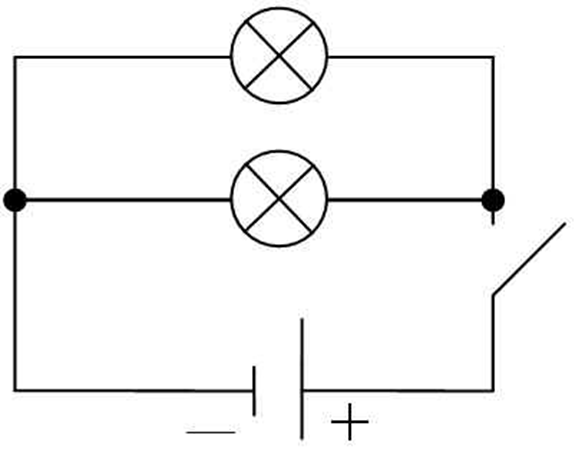
//> input picture 1.bmp, 585 x 449 px
$ ./detection 1.bmp   (built with g++ and OpenCV 4)
//> lines starting //> are read from the running program, lines starting //| are printed output that depends on the picture; after the words box and inside, x2 and y2 are one past the last pixel; in counts of white or black regions, pixels touching at a corner belong together
#include"opencv2/core.hpp"
#include"opencv2/imgproc.hpp"
#include"opencv2/imgcodecs.hpp"
#include"opencv2/highgui.hpp"

#include<stdio.h>
#include<stdlib.h>
#include<math.h>
#include<string>
#include<vector>
#include<fstream>
#include<utility>

//
//	Mat.ptr -> y ; m1[n] -> x
//

double find_cosine(cv::Point pt1, cv::Point pt0, cv::Point pt2)
{
	double dx1 = pt1.x - pt0.x;
	double dy1 = pt1.y - pt0.y;
	double dx2 = pt2.x - pt0.x;
	double dy2 = pt2.y - pt0.y;
	return (dx1 * dx2 + dy1 * dy2) / sqrt((dx1 * dx1 + dy1 * dy1) * (dx2 * dx2 + dy2 * dy2));
}

void init()
{
	cv::namedWindow("TEST");
	cv::namedWindow("TEST2");
	cv::namedWindow("TEST3");
}

void clean()
{
	cv::destroyAllWindows();
}

void find_maxlen(cv::Mat gray, int& maxlen, int& r, int& c)
{
	for(int i = 0; i < gray.rows; i++)
	{
		unsigned char* mat = gray.ptr(i);
		int len = 0;
		for(int j = 0; j < gray.cols; j++)
		{
			if((int)mat[j] < 25)
			{
				len++;
			}
			else
			{
				if(len > maxlen)
				{
					maxlen = len;
					r = i;
					c = j;
				}
				len = 0;
			}
		}
	}
//	printf("maxlen: %i\n", maxlen);
	c -= maxlen / 3;
}
// mat1.at<Point3i>(...).x = mat2.at<uint8_t>(...);
void find_width(cv::Mat gray, int& width, int r, int c)
{
	while(1)
	{
		unsigned char* mat = gray.ptr(r);
		if(mat[c] < 200)
		{
			width++;
			r++;
		}
		else break;
	}
//	printf("width: %i\n", width);
}

void draw_circles(std::vector<std::vector<cv::Point> > contours, cv::Mat& thresh, std::vector<std::pair<cv::Point, int> >& areas)
{
	for(int i = 0; i < contours.size(); i++)
	{
		if(contours[i].size() > 1)
		{
			cv::Point pmin = cv::Point(100500, 100500), pmax = cv::Point(-100500, -100500);
			for(int j = 0; j < contours[i].size(); j++)
			{
				if(contours[i][j].x < pmin.x) pmin.x = contours[i][j].x;
				else if(contours[i][j].x > pmax.x) pmax.x = contours[i][j].x;
				if(contours[i][j].y < pmin.y) pmin.y = contours[i][j].y;
				else if(contours[i][j].y > pmax.y) pmax.y = contours[i][j].y;
			}
			int diameter = sqrt((pmax.x - pmin.x) * (pmax.x - pmin.x) + (pmax.y - pmin.y) * (pmax.y - pmin.y));
			cv::Point center;
			center.x = (pmin.x + pmax.x) / 2;
			center.y = (pmin.y + pmax.y) / 2;
			cv::circle(thresh, center, diameter / 2, (128, 128, 128), 1);
//			printf("cx: %i cy: %i d: %i\n", center.x, center.y, diameter);
			areas.push_back({center, diameter});
		}
	}
}

bool find_rect(cv::Mat area)
{
	cv::imshow("test", area);
	return true;
}

void find_shapes(std::vector<std::pair<cv::Point, int> > areas, cv::Mat gray)
{
	for(int i = 0; i < areas.size(); i++)
	{
		cv::Mat area(areas[i].second, areas[i].second, CV_8U);
		for(int j = 0; j < area.rows; j++)
		{
			for(int k = 0; k < area.cols; k++)
			{
				area.at<uint8_t>(j, k) = gray.at<uint8_t>(j + areas[i].first.y - areas[i].second / 2,
						k + areas[i].first.x - areas[i].second / 2);
			}
		}
		if(find_rect(area))
		{
			printf("Chleb found\n");
		}
	}
}

int main(int argc, char** argv)
{
	init();
	cv::Mat image = cv::imread(argv[1]);
//> image is the input picture: 449 rows x 585 cols, CV_8UC3; min 0, max 255, mean 244.6
	cv::Mat gray;
	cv::cvtColor(image, gray, cv::COLOR_BGR2GRAY);
	int maxlen = -1, width = 0, r, c;
	find_maxlen(gray, maxlen, r, c);
//> the loop in find_maxlen, `for(int i = 0; i < gray.rows; i++)` made 449 passes
//> (maxlen, r, c) on passes 1 to 3: (0, 0, 0), (0, 0, 0), (0, 0, 0)
//> after the loop in find_maxlen, `for(int i = 0; i < gray.rows; i++)`: maxlen = 228; r = 200; c = 232
//> in find_maxlen, `c -= maxlen / 3;`: c = 156
//> maxlen = 228; r = 200; c = 156
	find_width(gray, width, r, c);
//> after the loop in find_width, `while(1)`: width = 3; r = 203
//> width = 3
	int magic, thresh_magic = 200;
	switch(width)
	{
		case 1:
			magic = 11;
			break;
		case 2:
			magic = 25;
			thresh_magic += 5;
			break;
		case 3:
			magic = 39; // 37 - 41
			break;
		case 4:
			magic = 58; // 51 - 65
			break;
		case 5:
			magic = 90; // 81 - 151
			break;
		case 6:
			magic = 109; // 101 - 115
			break;
		default:
			magic = 110;
			thresh_magic -= 10 * (width - 6);
			break;
	}
	std::vector<std::vector<cv::Point> > contours;

	cv::Mat blur;
	if(magic % 2 == 1)
	{
		cv::GaussianBlur(gray, blur, cv::Size(magic, magic), 0);
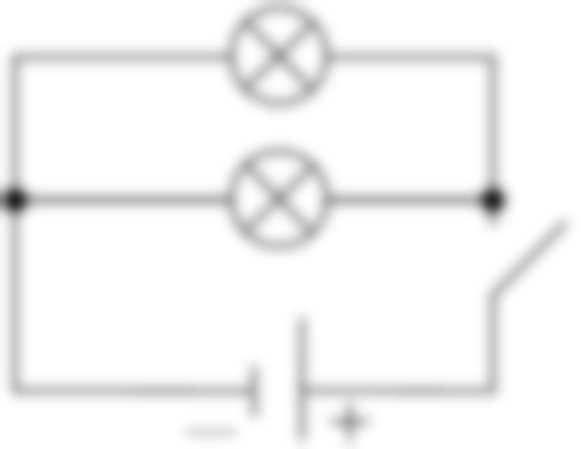
//> blur: 449 rows x 585 cols, CV_8UC1; min 38, max 255, mean 244.6
	}
	else
	{
		cv::GaussianBlur(gray, blur, cv::Size(magic + 1, magic + 1), 0);
	}
	cv::Mat thresh;
	cv::threshold(blur, thresh, thresh_magic, 255, cv::THRESH_BINARY_INV);
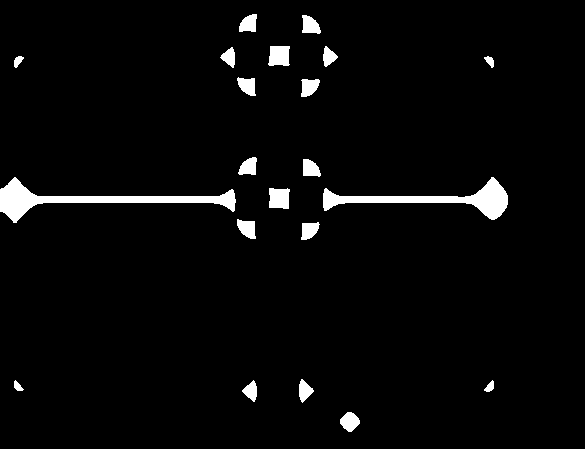
//> thresh: 449 rows x 585 cols, CV_8UC1; 3.4% white; 21 white regions

	cv::findContours(thresh, contours, cv::RETR_EXTERNAL, cv::CHAIN_APPROX_SIMPLE);
//> contours = 21 contours; largest, box (x1, y1, x2, y2) and area: (0, 177, 236, 223) 2340, (323, 177, 508, 220) 1969, (269, 188, 290, 209) 350, (268, 46, 290, 66) 348, (340, 412, 360, 432) 248

	std::vector<std::pair<cv::Point, int> > areas;

	draw_circles(contours, thresh, areas);
//> the loop in draw_circles, `for(int i = 0; i < contours.size(); i++)` made 21 passes
//> after the loop in draw_circles, `for(int i = 0; i < contours.size(); i++)`:
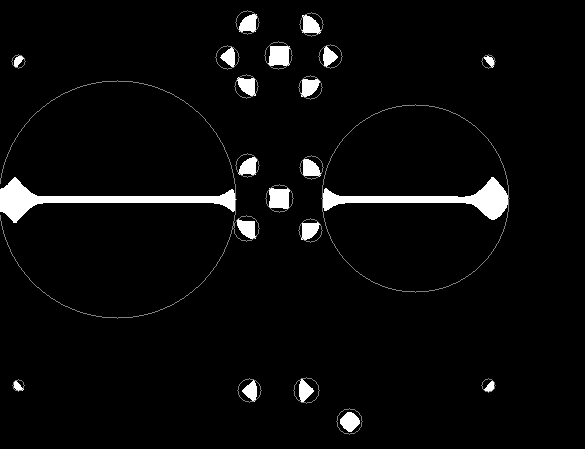
//> thresh: 449 rows x 585 cols, CV_8UC1; 0.88% of pixels changed, all inside (x1, y1, x2, y2) = (0, 10, 510, 435)
//> areas = 21 items

	find_shapes(areas, gray);
//> the loop in find_shapes, `for(int i = 0; i < areas.size(); i++)` made 21 passes
//| Chleb found
//| Chleb found
//| Chleb found
//| Chleb found
//| Chleb found
//| Chleb found
//| Chleb found
//| Chleb found
//> (output is shown up to pass 8 of 21)
//> pass 1, in find_rect, `cv::imshow("test", area);`:
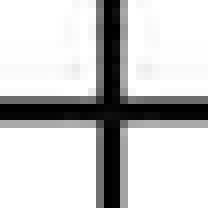
//> window 'test': 26 rows x 26 cols, CV_8UC1 (shown 8 times larger); min 0, max 255, mean 200.9
//> pass 3, in find_shapes, `if(find_rect(area))`:
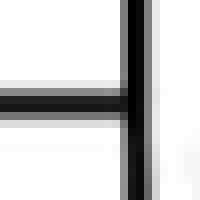
//> area: 25 rows x 25 cols, CV_8UC1 (shown 8 times larger); min 0, max 255, mean 204.7

	cv::imshow("TEST", gray);
	cv::imshow("TEST2", blur);
	cv::imshow("TEST3", thresh);

	char ch = (char)cv::waitKey();
//> the space key is pressed
	clean();
	return 0;
}

$ run again, on 2.bmp
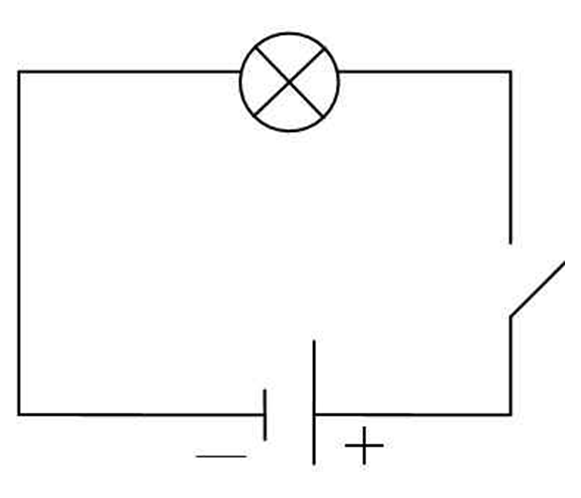
//> input picture 2.bmp, 581 x 498 px
//> image is the input picture: 498 rows x 581 cols, CV_8UC3; min 0, max 255, mean 248.6
//> the loop in find_maxlen, `for(int i = 0; i < gray.rows; i++)` made 498 passes
//> (maxlen, r, c) on passes 1 to 3: (0, 0, 0), (0, 0, 0), (0, 0, 0)
//> after the loop in find_maxlen, `for(int i = 0; i < gray.rows; i++)`: maxlen = 248; r = 414; c = 266
//> in find_maxlen, `c -= maxlen / 3;`: c = 184
//> `find_maxlen(gray, maxlen, r, c);`: maxlen = 248; r = 414; c = 184
//> after the loop in find_width, `while(1)`: width = 3; r = 417
//> `find_width(gray, width, r, c);`: width = 3
//> contours = 14 contours, 1 with area under 20; largest, box (x1, y1, x2, y2) and area: (312, 40, 351, 85) 478, (278, 71, 301, 94) 392, (354, 435, 375, 456) 266, (247, 38, 269, 59) 253, (311, 105, 332, 125) 252
//> the loop in draw_circles, `for(int i = 0; i < contours.size(); i++)` made 14 passes
//> after the loop in draw_circles, `for(int i = 0; i < contours.size(); i++)`:
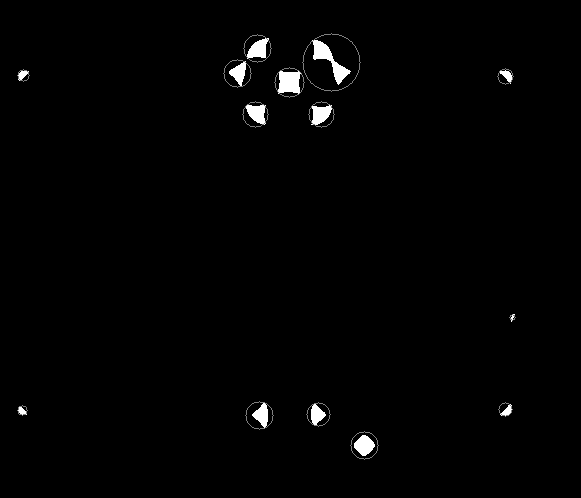
//> thresh: 498 rows x 581 cols, CV_8UC1; min 0, max 255, mean 3.1
//> areas = 14 items
//> the loop in find_shapes, `for(int i = 0; i < areas.size(); i++)` made 14 passes
//| Chleb found
//| Chleb found
//| Chleb found
//| Chleb found
//| Chleb found
//> (output is shown up to pass 5 of 14)
//> pass 1, in find_rect, `cv::imshow("test", area);`:
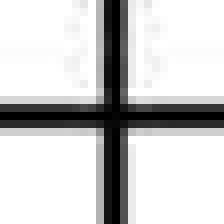
//> window 'test': 28 rows x 28 cols, CV_8UC1 (shown 8 times larger); min 0, max 255, mean 203.6

$ run again, on 3.bmp
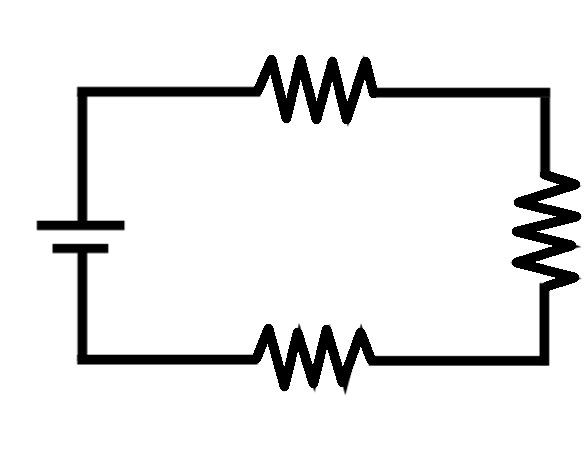
//> input picture 3.bmp, 585 x 449 px
//> image is the input picture: 449 rows x 585 cols, CV_8UC3; min 0, max 255, mean 232.7
//> the loop in find_maxlen, `for(int i = 0; i < gray.rows; i++)` made 449 passes
//> (maxlen, r, c) on passes 1 to 3: (0, 0, 0), (0, 0, 0), (0, 0, 0)
//> after the loop in find_maxlen, `for(int i = 0; i < gray.rows; i++)`: maxlen = 186; r = 88; c = 264
//> in find_maxlen, `c -= maxlen / 3;`: c = 202
//> `find_maxlen(gray, maxlen, r, c);`: maxlen = 186; r = 88; c = 202
//> after the loop in find_width, `while(1)`: width = 9; r = 97
//> `find_width(gray, width, r, c);`: width = 9
//> thresh_magic = 170
//> contours = 4 contours; box (x1, y1, x2, y2) and area: (520, 169, 585, 294) 5918, (255, 63, 380, 116) 5149, (252, 333, 374, 383) 4707, (63, 210, 100, 261) 1250
//> the loop in draw_circles, `for(int i = 0; i < contours.size(); i++)` made 4 passes
//> after the loop in draw_circles, `for(int i = 0; i < contours.size(); i++)`:
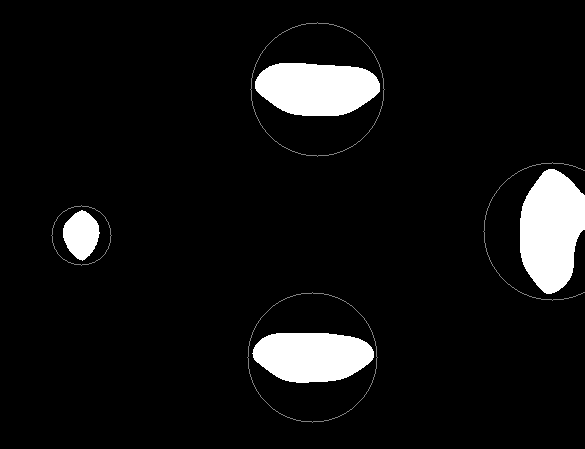
//> thresh: 449 rows x 585 cols, CV_8UC1; min 0, max 255, mean 17.5
//> areas = 4 items
//> the loop in find_shapes, `for(int i = 0; i < areas.size(); i++)` made 4 passes
//| Chleb found
//| Chleb found
//| Chleb found
//| Chleb found
//> pass 2, in find_rect (call 2), `cv::imshow("test", area);`:
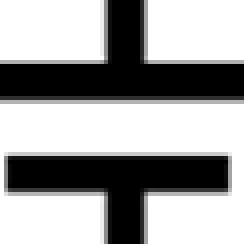
//> window 'test': 61 rows x 61 cols, CV_8UC1 (shown 4 times larger); min 0, max 255, mean 161.5
